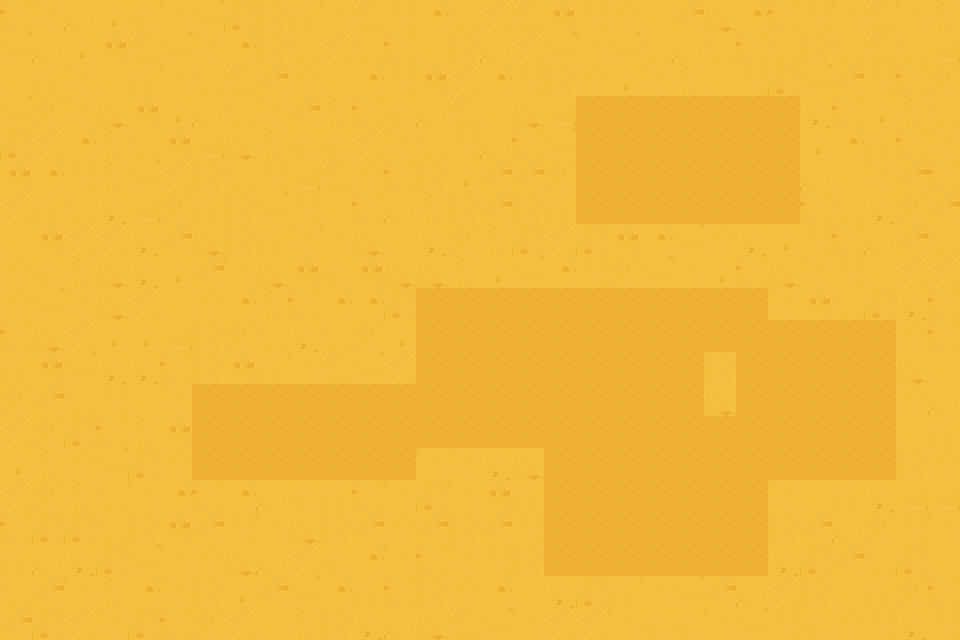

The image is a tile-based game level rendered from a .tmx file. Its description and complete source (layers, tilesets, objects, tile grids) follow:
An orthogonal 30x20 tile map with 32x32 px tiles, 1 tile layer (Calque de Tuiles 1), 2 tilesets.

<map version="1.10" tiledversion="1.11.2" orientation="orthogonal" renderorder="right-down" width="30" height="20" tilewidth="32" tileheight="32" infinite="0" nextlayerid="2" nextobjectid="1"><tileset firstgid="1" source="sable.tsx" /><tileset firstgid="25" source="sable_mouvant.tsx" /><layer id="1" name="Calque de Tuiles 1" width="30" height="20"><data encoding="csv">
8,6,4,24,9,12,11,13,21,17,12,20,1,18,16,14,20,15,1,2,10,7,22,18,8,1,12,20,12,19,
11,4,24,15,20,11,6,18,21,16,14,16,8,10,21,4,14,11,12,11,16,4,16,8,16,21,16,20,16,3,
10,17,6,10,17,12,16,20,7,2,10,18,1,15,14,18,1,21,2,24,6,19,10,1,13,11,7,1,8,23,
11,23,6,22,15,24,4,16,6,7,19,8,9,4,20,10,22,3,45,45,45,45,45,45,45,5,8,24,19,16,
13,14,18,19,16,15,3,22,19,9,9,14,6,16,1,4,8,11,45,45,45,45,45,45,45,24,18,17,8,6,
15,18,1,19,11,14,21,16,1,3,20,2,8,21,24,7,7,23,45,45,45,45,45,45,45,4,10,6,7,8,
14,17,16,5,3,23,17,21,11,1,10,8,4,19,21,7,21,17,45,45,45,45,45,45,45,8,16,5,23,7,
10,15,14,14,5,7,22,21,17,6,12,22,10,5,23,19,13,14,13,15,18,11,2,5,24,1,8,4,7,16,
2,9,19,22,5,24,7,12,22,15,9,15,22,22,19,24,11,18,1,23,11,12,24,8,22,6,1,10,14,14,
2,11,6,22,14,10,2,18,19,8,18,18,13,45,45,45,45,45,45,45,45,45,45,45,6,15,16,13,5,8,
8,22,14,24,24,3,21,23,16,5,16,23,24,45,45,45,45,45,45,45,45,45,45,45,45,45,45,45,2,8,
17,15,11,5,5,8,21,15,17,12,20,11,14,45,45,45,45,45,45,45,45,45,21,45,45,45,45,45,22,10,
23,7,16,1,10,6,45,45,45,45,45,45,45,45,45,45,45,45,45,45,45,45,22,45,45,45,45,45,2,4,
14,23,13,8,19,15,45,45,45,45,45,45,45,45,45,45,45,45,45,45,45,45,45,45,45,45,45,45,10,17,
24,19,2,11,13,2,45,45,45,45,45,45,45,12,6,5,22,45,45,45,45,45,45,45,45,45,45,45,21,2,
14,23,19,16,12,18,8,18,4,9,17,8,12,13,12,15,17,45,45,45,45,45,45,45,6,10,17,5,3,3,
8,13,13,16,21,15,7,1,12,22,21,7,2,7,21,7,1,45,45,45,45,45,45,45,21,7,4,23,1,12,
17,4,5,13,11,12,2,22,4,14,9,18,12,8,6,1,21,45,45,45,45,45,45,45,5,13,7,16,13,10,
16,7,12,19,18,6,21,24,7,11,18,17,8,21,2,18,10,5,13,17,12,11,7,4,14,21,10,17,23,8,
7,13,14,6,13,8,23,14,10,19,21,5,4,22,20,11,12,14,14,12,9,9,12,11,1,9,2,1,5,1
</data></layer></map>
